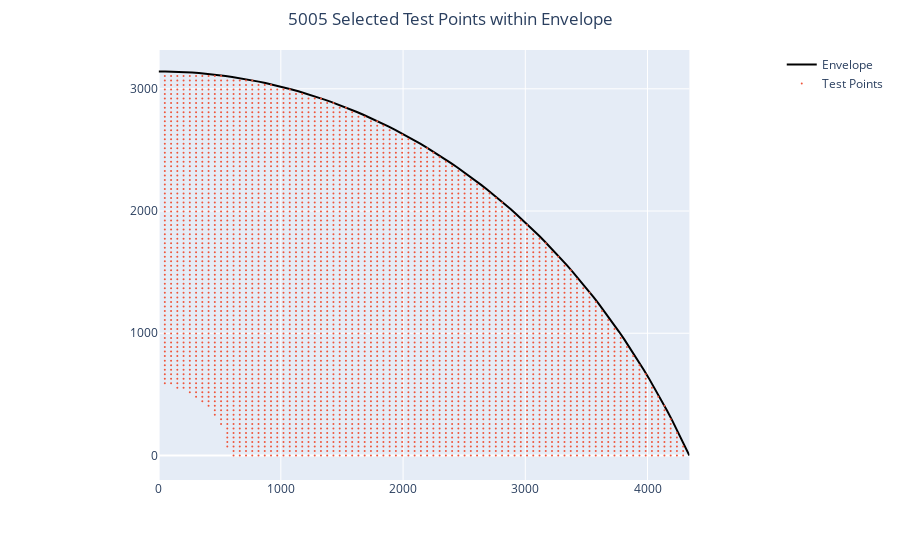

Source (notebook cell):
### Markdown cell above
## Big Sample (5,000 pts)

### Code cell
big_sample = get_sample_points(envelope_df, min_distance=565, lin_density=86)
plot_sample_points(envelope_df, pd.DataFrame(big_sample))
